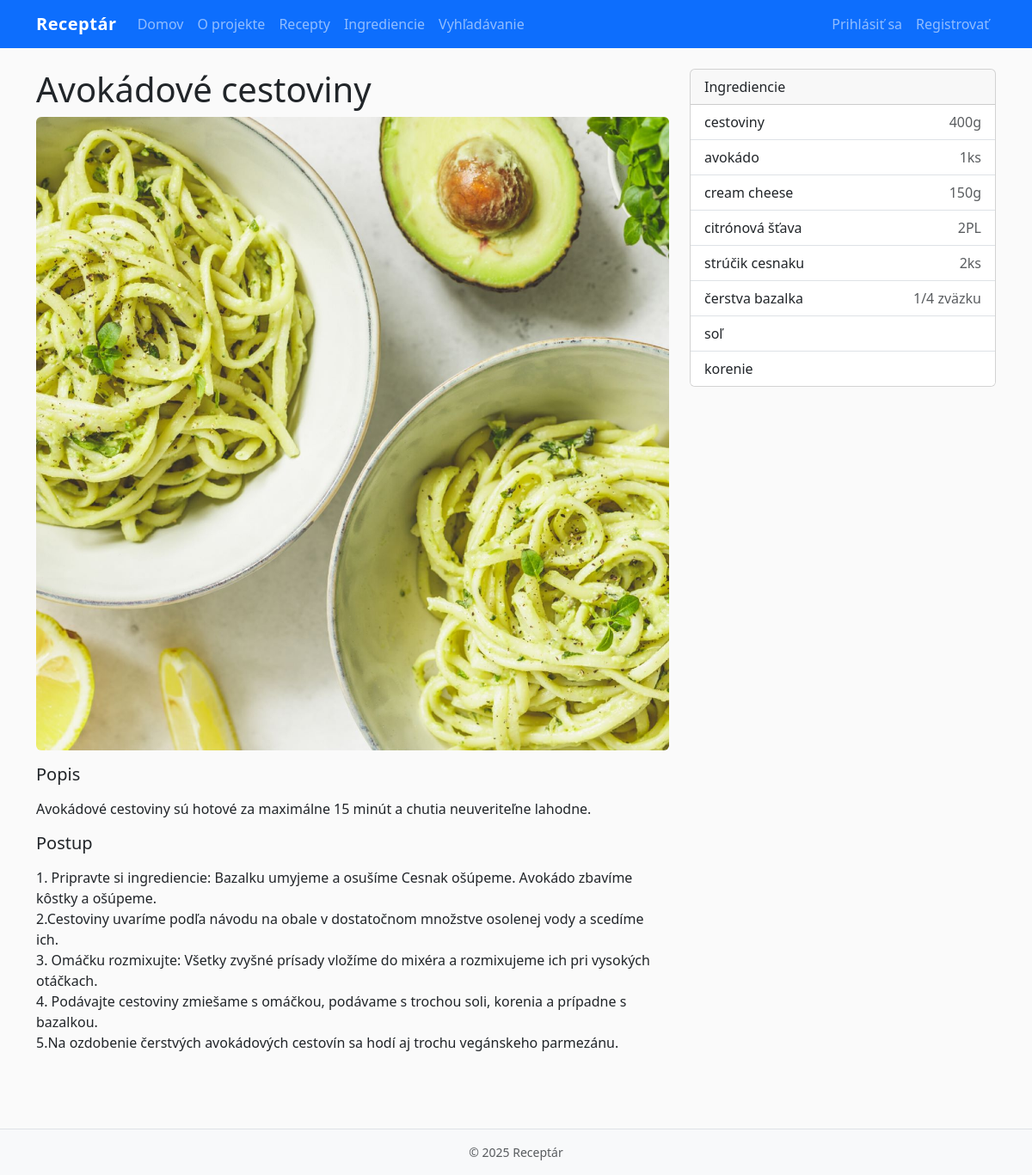
Screenshot of /recipes/5/ with the database file from the repository.
### recipes/models.py (models this page shows, shortened)
class Recipe(models.Model):
    title = models.CharField(max_length=200)
    description = models.TextField(blank=True)
    instructions = models.TextField()
    image = models.ImageField(upload_to="recipes/", blank=True, null=True)
    created_by = models.ForeignKey(User, on_delete=models.CASCADE, related_name="recipes")
    created_at = models.DateTimeField(auto_now_add=True)
    ingredients = models.ManyToManyField(Ingredient, through="RecipeIngredient", related_name="recipes")
    class Meta:
        ordering = ["-created_at"]

class RecipeIngredient(models.Model):
    recipe = models.ForeignKey(Recipe, on_delete=models.CASCADE)
    ingredient = models.ForeignKey(Ingredient, on_delete=models.CASCADE)
    amount = models.CharField(max_length=50, blank=True)
    class Meta:
        unique_together = ("recipe", "ingredient")

class Ingredient(models.Model):
    name = models.CharField(max_length=120, unique=True)
    class Meta:
        ordering = ["name"]

### recipes/views.py (the view)
# urls.py: path("<int:pk>/", RecipeDetailView.as_view(), name="detail"),
class RecipeDetailView(DetailView):
    model = Recipe
    template_name = "recipes/recipe_detail.html"
    context_object_name = "recipe"

### templates/recipes/recipe_detail.html (shortened to what this page needs)
{% extends "base.html" %}
{% block content %}
<div class="row">
  <div class="col-md-8">
    <h1>{{ recipe.title }}</h1>
    {% if recipe.image %}
      <img src="{{ recipe.image.url }}" class="img-fluid rounded mb-3" alt="{{ recipe.title }}">
    {% endif %}
    <h5>Popis</h5>
    <p>{{ recipe.description|linebreaks }}</p>
    <h5>Postup</h5>
    <p>{{ recipe.instructions|linebreaks }}</p>
  </div>
  <div class="col-md-4">
    <div class="card">
      <div class="card-header">Ingrediencie</div>
      <ul class="list-group list-group-flush">
        {% for ri in recipe.recipeingredient_set.all %}
          <li class="list-group-item d-flex justify-content-between">
            <span>{{ ri.ingredient.name }}</span>
            <span class="text-muted">{{ ri.amount }}</span>
          </li>
        {% empty %}
          <li class="list-group-item">Bez ingrediencií</li>
        {% endfor %}
      </ul>
    </div>
  </div>
</div>
{% endblock %}

### static/css/styles.css (style rules this page uses)
body { background-color: #fafafa; }

### rows the page displays
Recipe: title "Avokádové cestoviny", image (picture), description "Avokádové cestoviny sú hotové za maximálne 15 minút a chutia neuveriteľne lahodne.", instructions "1. Pripravte si ingrediencie: Bazalku umyjeme a osušíme Cesnak ošúpeme. Avokádo zbavíme kôstky a ošúpeme. 2.Cestoviny uvaríme podľa návodu na obale v dostatočnom množstve osolenej vody a scedíme ich. 3. Omáčku rozmixujte: Všetky zvyšné prísady vložíme do mixéra a rozmixujeme ich pri vysokých otáčkach. 4. Podávajte cestoviny zmiešame s omáčkou, podávame s trochou soli, korenia a prípadne s bazalkou. 5.Na ozdobenie čerstvých avokádových cestovín sa hodí aj trochu vegánskeho parmezánu."
RecipeIngredient: ingredient.name "cestoviny", amount "400g"
RecipeIngredient: ingredient.name "avokádo", amount "1ks"
RecipeIngredient: ingredient.name "cream cheese", amount "150g"
RecipeIngredient: ingredient.name "citrónová šťava", amount "2PL"
RecipeIngredient: ingredient.name "strúčik cesnaku", amount "2ks"
RecipeIngredient: ingredient.name "čerstva bazalka", amount "1/4 zväzku"
RecipeIngredient: ingredient.name "soľ"
RecipeIngredient: ingredient.name "korenie"
